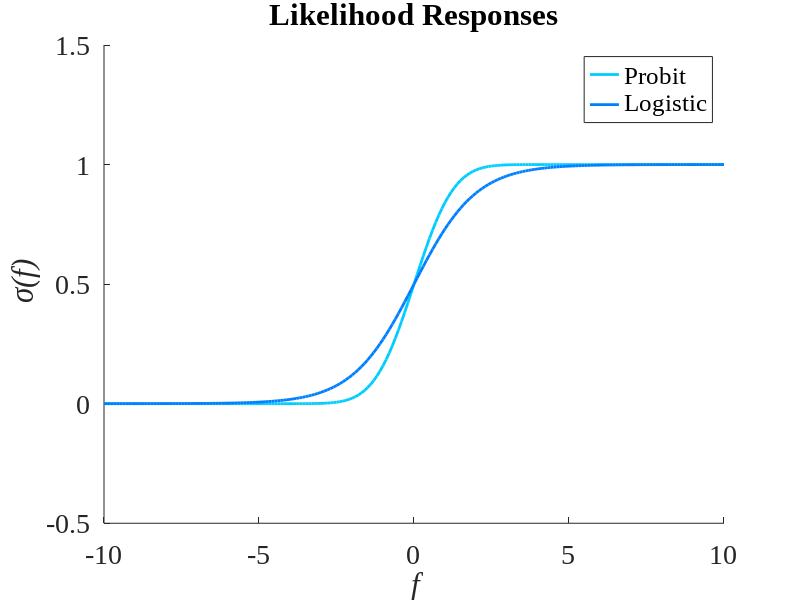
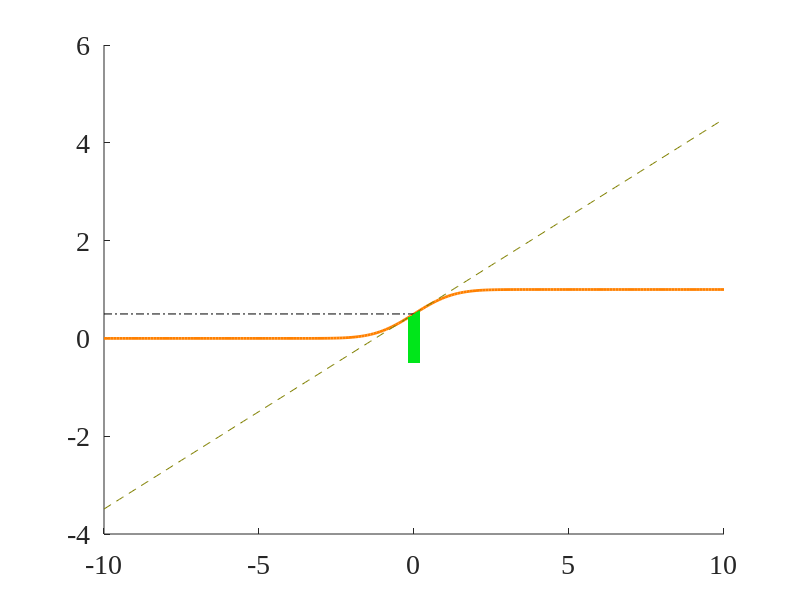

These charts were generated, in order, by the following MATLAB code: (Note: this script raises an error after producing the figures.)
%% Drawing a Sigmoid

function draw_sigmoid()
    
    close all;
    
    set(0, 'DefaultAxesFontName', 'Times New Roman')
    set(0, 'DefaultAxesFontSize', 20)

    x = -10:0.1:10;
    y1 = normcdf(x);
    y2 = logistic(x);
    

    figure();
    hold on;
    plot(x, y1, 'Color', [0, 0.8, 1.0], 'LineWidth', 2);
    plot(x, y2, 'Color', [0, 0.5, 1.0], 'LineWidth', 2);
    ylim([-0.5, 1.5]);
    title('Likelihood Responses');
    xlabel('\it f');
    ylabel('\it \sigma(f)');
    legend('Probit', 'Logistic')
    saveas(gcf, 'responses.png');
    
    x0 = -10;
    y0 = -0.5;
    
    f1bar = 0;
    f1sd = 0.2;
    f1 = linspace((f1bar - f1sd), (f1bar + f1sd), 50);
 
    f2bar = 1;
    f2sd = 0.4;
    f2 = linspace((f2bar - f2sd), (f2bar + f2sd), 50);
 
    f3bar = -1.8;
    f3sd = 0.2;
    f3 = linspace((f3bar - f3sd), (f3bar + f3sd), 50);
 
    f4bar = 7;
    f4sd = 0.8;
    f4 = linspace((f4bar - f4sd), (f4bar + f4sd), 50);
    
    function fill_compare(f, fbar)

        plot_join_axis(fbar, normcdf(fbar), x0, y0, 'k-.');
        L = @(f) linearised_normcdf(f, fbar);
        plot(x, L(x), '--', 'Color', [0.5, 0.5, 0], 'LineWidth', 0.5);
        fill_under(f, normcdf(f), [0, 0.9, 0.1], y0);
        fill_left(f, normcdf(f), [0, 0.8, 1.0], x0);
        % fill_left(f, L(f), [1, 0.2, 0], -10);
    end
    
    figure();
    hold on;
    plot(x, y1, 'Color', [1.0, 0.5, 0.0], 'LineWidth', 2);
    

    
    fill_compare(f1, f1bar);
    fill_compare(f2, f2bar);
    fill_compare(f3, f3bar);
    fill_compare(f4, f4bar);
    text(f1bar, y0 - 0.05, '$f^{\star}_{1}$', 'Interpreter', 'latex', 'FontSize', 16);
    text(f2bar, y0 - 0.05, '$f^{\star}_{2}$', 'Interpreter', 'latex', 'FontSize', 16);
    text(f3bar, y0 - 0.05, '$f^{\star}_{3}$', 'Interpreter', 'latex', 'FontSize', 16);
    text(f4bar, y0 - 0.05, '$f^{\star}_{4}$', 'Interpreter', 'latex', 'FontSize', 16);
    ylim([-0.5, 1.5]);
    title('Linearising the likelihood');
    xlabel('\it f');
    ylabel('\it \sigma(f)');
    


    saveas(gcf, 'linearisation.png');
end

function y = logistic(x)

    y = 1./(1 + exp(-x));
end

function y = linearised_normcdf(x, xbar)

    g0 = normpdf(xbar);
    y0 = normcdf(xbar);
    
    y = y0 + g0 * (x - xbar);
end

function plot_join_axis(x, y, x0, y0, varargin)

    plot([x, x], [y0, y], varargin{:});
    plot([x0, x], [y, y], varargin{:});
end

function fill_under(X, Y, C, y0)

    Xv = [X(1), X, X(end)];
    Yv = [y0, Y, y0];
    
    patch(Xv, Yv, C, 'EdgeColor', 'none');

    alpha(.2);
end

function fill_left(X, Y, C, x0)
    
    Xv = [x0, X, x0];
    Yv = [Y(1), Y, Y(end)];
    
    patch(Xv, Yv, C, 'EdgeColor', 'none');

    alpha(.2);
end